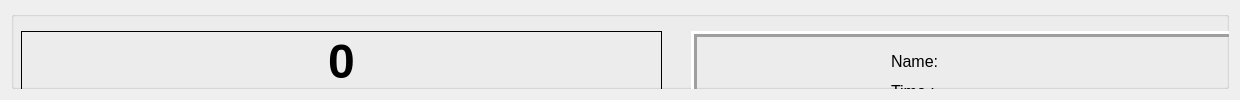
            <widget class="QWidget" name="page_1">
             <property name="minimumSize">
              <size>
               <width>1240</width>
               <height>0</height>
              </size>
             </property>
             <layout class="QHBoxLayout" name="horizontalLayout_3">
              <item>
               <widget class="QGroupBox" name="groupBox">
                <property name="title">
                 <string/>
                </property>
                <widget class="QCalendarWidget" name="calendarWidget">
                 <property name="geometry">
                  <rect>
                   <x>680</x>
                   <y>220</y>
                   <width>551</width>
                   <height>231</height>
                  </rect>
                 </property>
                 <property name="font">
                  <font>
                   <pointsize>6</pointsize>
                  </font>
                 </property>
                 <property name="styleSheet">
                  <string notr="true">
  /*Tool button styles */
QCalendarWidget QToolButton {


height:40px;
width:150px;
color:white;
font-size:10px;
icon-size:56px,56px;
background-color:rgb(204, 65, 68);



}



  /* header row */
QCalendarWidget  QWidget{

alternate-background-color:rgb(128,128,128)



}


  /*normal days */
QCalendarWidget QAbstractItemView:enabled {


font-size:18px;
color:rgb(180,180,180);
background-color:white;
selection-background-color:rgb(255, 69, 87);
selection-color:white;



}

  /*Tool button styles */
QCalendarWidget QToolButton {
 
 
height:25px;
width:150px;
color:white;
font-size:20px;
icon-size:20px,20px;
 
 
 
}
 
 
 
  /* header row */
QCalendarWidget  QWidget{
 
alternate-background-color:rgb(128,128,128)
 
 
 
}
 
 
  /*normal days */
QCalendarWidget QAbstractItemView:enabled {
 
 
font-size:14px;
color:rgb(180,180,180);
background-color:white;

 
 }
 </string>
                 </property>
                </widget>
                <widget class="QPushButton" name="btnFaceRec_2">
                 <property name="geometry">
                  <rect>
                   <x>160</x>
                   <y>700</y>
                   <width>291</width>
                   <height>51</height>
                  </rect>
                 </property>
                 <property name="font">
                  <font>
                   <family>Segoe UI</family>
                   <pointsize>14</pointsize>
                   <weight>75</weight>
                   <bold>true</bold>
                  </font>
                 </property>
                 <property name="styleSheet">
                  <string notr="true">QPushButton{
color:White;
border-radius: 50px;
background-color:rgb(204, 65, 68);
}</string>
                 </property>
                 <property name="text">
                  <string>VIEW ALL</string>
                 </property>
                </widget>
                <widget class="QTableWidget" name="tableWidget">
                 <property name="geometry">
                  <rect>
                   <x>10</x>
                   <y>140</y>
                   <width>621</width>
                   <height>541</height>
                  </rect>
                 </property>
                 <property name="styleSheet">
                  <string notr="true">QTableWidget {	
	background-color: rgb(247, 247, 247);
	padding: 10px;
	border-radius: 5px;
	gridline-color: rgb(44, 49, 60);
	border-bottom: 1px solid rgb(44, 49, 60);
}
QTableWidget::item{
	border-color: rgb(44, 49, 60);
	padding-left: 5px;
	padding-right: 5px;
	gridline-color: rgb(44, 49, 60);
}
QTableWidget::item:selected{
	background-color: rgb(85, 170, 255);
}
QScrollBar:horizontal {
    border: none;
    background: rgb(52, 59, 72);
    height: 14px;
    margin: 0px 21px 0 21px;
	border-radius: 0px;
}
 QScrollBar:vertical {
	border: none;
    background: rgb(52, 59, 72);
    width: 14px;
    margin: 21px 0 21px 0;
	border-radius: 0px;
 }
QHeaderView::section{
	Background-color: rgb(39, 44, 54);
	max-width: 30px;
	border: 1px solid rgb(44, 49, 60);
	border-style: none;
    border-bottom: 1px solid rgb(44, 49, 60);
    border-right: 1px solid rgb(44, 49, 60);
}
QTableWidget::horizontalHeader {	
	background-color: rgb(81, 255, 0);
}
QHeaderView::section:horizontal
{
	font: 75 10pt &quot;Segoe UI&quot;;
    border: 1px solid rgb(32, 34, 42);
	background-color: rgb(204, 65, 68);
	padding: 3px;
	color:white;
	border-top-left-radius: 7px;
    border-top-right-radius: 7px;
}
QHeaderView::section:vertical
{
    border: 1px solid rgb(44, 49, 60);
}
</string>
                 </property>
                 <column>
                  <property name="text">
                   <string>Name</string>
                  </property>
                 </column>
                 <column>
                  <property name="text">
                   <string>Time</string>
                  </property>
                 </column>
                 <column>
                  <property name="text">
                   <string>Date</string>
                  </property>
                 </column>
                 <column>
                  <property name="text">
                   <string>Match Score</string>
                  </property>
                 </column>
                 <column>
                  <property name="text">
                   <string>Type</string>
                  </property>
                 </column>
                 <column>
                  <property name="text">
                   <string>Entry</string>
                  </property>
                 </column>
                </widget>
                <widget class="QWidget" name="gridLayoutWidget_2">
                 <property name="geometry">
                  <rect>
                   <x>10</x>
                   <y>20</y>
                   <width>641</width>
                   <height>125</height>
                  </rect>
                 </property>
                 <layout class="QGridLayout" name="gridLayout_2">
                  <item row="0" column="0">
                   <widget class="QLabel" name="knownFaceNo">
                    <property name="font">
                     <font>
                      <family>Segoe UI</family>
                      <pointsize>36</pointsize>
                      <weight>75</weight>
                      <bold>true</bold>
                     </font>
                    </property>
                    <property name="frameShape">
                     <enum>QFrame::Box</enum>
                    </property>
                    <property name="frameShadow">
                     <enum>QFrame::Plain</enum>
                    </property>
                    <property name="text">
                     <string>0</string>
                    </property>
                    <property name="alignment">
                     <set>Qt::AlignCenter</set>
                    </property>
                   </widget>
                  </item>
                  <item row="1" column="0">
                   <widget class="QLabel" name="label_7">
                    <property name="font">
                     <font>
                      <family>Segoe UI</family>
                      <pointsize>14</pointsize>
                      <weight>75</weight>
                      <bold>true</bold>
                     </font>
                    </property>
                    <property name="frameShape">
                     <enum>QFrame::Box</enum>
                    </property>
                    <property name="text">
                     <string>KNOWN FACE DETECTED</string>
                    </property>
                    <property name="alignment">
                     <set>Qt::AlignCenter</set>
                    </property>
                   </widget>
                  </item>
                 </layout>
                </widget>
                <widget class="QFrame" name="frame_6">
                 <property name="geometry">
                  <rect>
                   <x>680</x>
                   <y>20</y>
                   <width>551</width>
                   <height>191</height>
                  </rect>
                 </property>
                 <property name="frameShape">
                  <enum>QFrame::Box</enum>
                 </property>
                 <property name="frameShadow">
                  <enum>QFrame::Raised</enum>
                 </property>
                 <property name="lineWidth">
                  <number>3</number>
                 </property>
                 <widget class="QLabel" name="detectedFace">
                  <property name="geometry">
                   <rect>
                    <x>30</x>
                    <y>30</y>
                    <width>161</width>
                    <height>141</height>
                   </rect>
                  </property>
                  <property name="text">
                   <string/>
                  </property>
                 </widget>
                 <widget class="QLabel" name="label_8">
                  <property name="geometry">
                   <rect>
                    <x>200</x>
                    <y>20</y>
                    <width>51</width>
                    <height>21</height>
                   </rect>
                  </property>
                  <property name="font">
                   <font>
                    <pointsize>12</pointsize>
                   </font>
                  </property>
                  <property name="text">
                   <string>Name: </string>
                  </property>
                 </widget>
                 <widget class="QLabel" name="label_9">
                  <property name="geometry">
                   <rect>
                    <x>200</x>
                    <y>50</y>
                    <width>51</width>
                    <height>21</height>
                   </rect>
                  </property>
                  <property name="font">
                   <font>
                    <pointsize>12</pointsize>
                   </font>
                  </property>
                  <property name="text">
                   <string>Time :</string>
                  </property>
                 </widget>
                 <widget class="QLabel" name="label_11">
                  <property name="geometry">
                   <rect>
                    <x>200</x>
                    <y>80</y>
                    <width>51</width>
                    <height>21</height>
                   </rect>
                  </property>
                  <property name="font">
                   <font>
                    <pointsize>12</pointsize>
                   </font>
                  </property>
                  <property name="text">
                   <string>Type :</string>
                  </property>
                 </widget>
                 <widget class="QLabel" name="label_24">
                  <property name="geometry">
                   <rect>
                    <x>200</x>
                    <y>110</y>
                    <width>51</width>
                    <height>21</height>
                   </rect>
                  </property>
                  <property name="font">
                   <font>
                    <pointsize>12</pointsize>
                   </font>
                  </property>
                  <property name="text">
                   <string>Date :</string>
                  </property>
                 </widget>
                 <widget class="QLabel" name="detectedName">
                  <property name="geometry">
                   <rect>
                    <x>260</x>
                    <y>20</y>
                    <width>271</width>
                    <height>21</height>
                   </rect>
                  </property>
                  <property name="font">
                   <font>
                    <pointsize>12</pointsize>
                   </font>
                  </property>
                  <property name="text">
                   <string/>
                  </property>
                 </widget>
                 <widget class="QLabel" name="detectedTime">
                  <property name="geometry">
                   <rect>
                    <x>260</x>
                    <y>50</y>
                    <width>271</width>
                    <height>21</height>
                   </rect>
                  </property>
                  <property name="font">
                   <font>
                    <pointsize>12</pointsize>
                   </font>
                  </property>
                  <property name="text">
                   <string/>
                  </property>
                 </widget>
                 <widget class="QLabel" name="DetectedType">
                  <property name="geometry">
                   <rect>
                    <x>260</x>
                    <y>80</y>
                    <width>271</width>
                    <height>21</height>
                   </rect>
                  </property>
                  <property name="font">
                   <font>
                    <pointsize>12</pointsize>
                   </font>
                  </property>
                  <property name="text">
                   <string/>
                  </property>
                 </widget>
                 <widget class="QLabel" name="detectedDate">
                  <property name="geometry">
                   <rect>
                    <x>260</x>
                    <y>110</y>
                    <width>211</width>
                    <height>21</height>
                   </rect>
                  </property>
                  <property name="font">
                   <font>
                    <pointsize>12</pointsize>
                   </font>
                  </property>
                  <property name="text">
                   <string/>
                  </property>
                 </widget>
                 <widget class="QLabel" name="pointEntry">
                  <property name="geometry">
                   <rect>
                    <x>260</x>
                    <y>150</y>
                    <width>201</width>
                    <height>21</height>
                   </rect>
                  </property>
                  <property name="font">
                   <font>
                    <pointsize>12</pointsize>
                   </font>
                  </property>
                  <property name="text">
                   <string/>
                  </property>
                 </widget>
                 <widget class="QLabel" name="label_43">
                  <property name="geometry">
                   <rect>
                    <x>200</x>
                    <y>150</y>
                    <width>51</width>
                    <height>21</height>
                   </rect>
                  </property>
                  <property name="font">
                   <font>
                    <pointsize>12</pointsize>
                   </font>
                  </property>
                  <property name="text">
                   <string>Entry:</string>
                  </property>
                 </widget>
                </widget>
                <widget class="QFrame" name="frame_14">
                 <property name="geometry">
                  <rect>
                   <x>680</x>
                   <y>470</y>
                   <width>561</width>
                   <height>191</height>
                  </rect>
                 </property>
                 <property name="frameShape">
                  <enum>QFrame::Box</enum>
                 </property>
                 <property name="frameShadow">
                  <enum>QFrame::Raised</enum>
                 </property>
                 <property name="lineWidth">
                  <number>3</number>
                 </property>
                 <widget class="QFrame" name="frame_5">
                  <property name="geometry">
                   <rect>
                    <x>20</x>
                    <y>30</y>
                    <width>191</width>
                    <height>41</height>
                   </rect>
                  </property>
                  <property name="styleSheet">
                   <string notr="true">background-color:rgb(204, 65, 68);
border-radius:10px;</string>
                  </property>
                  <property name="frameShape">
                   <enum>QFrame::StyledPanel</enum>
                  </property>
                  <property name="frameShadow">
                   <enum>QFrame::Raised</enum>
                  </property>
                  <widget class="QCheckBox" name="videorecord">
                   <property name="geometry">
                    <rect>
                     <x>0</x>
                     <y>10</y>
                     <width>181</width>
                     <height>21</height>
                    </rect>
                   </property>
                   <property name="font">
                    <font>
                     <family>Segoe UI</family>
                     <pointsize>12</pointsize>
                     <weight>75</weight>
                     <bold>true</bold>
                    </font>
                   </property>
                   <property name="styleSheet">
                    <string notr="true">QCheckBox{
color:white;}
QCheckBox::indicator{
                               width :30px;
                               height :30px;

                               }
                               QCheckBox::indicator:unchecked:pressed
                               {
                               background-color : green;
                               }
</string>
                   </property>
                   <property name="text">
                    <string>VIDEO RECORD</string>
                   </property>
                  </widget>
                 </widget>
                 <widget class="QPushButton" name="btnFaceRec">
                  <property name="geometry">
                   <rect>
                    <x>130</x>
                    <y>90</y>
                    <width>321</width>
                    <height>81</height>
                   </rect>
                  </property>
                  <property name="font">
                   <font>
                    <family>Segoe UI</family>
                    <pointsize>18</pointsize>
                    <weight>75</weight>
                    <bold>true</bold>
                   </font>
                  </property>
                  <property name="styleSheet">
                   <string notr="true">QPushButton {
	border: 2px solid rgb(52, 59, 72);
	border-radius: 5px;	
	background-color:rgb(204, 65, 68);
	color:white;
}
QPushButton:hover {
	background-color: rgb(204, 35, 72);
	border: 2px solid rgb(61, 70, 86);
}
QPushButton:pressed {	
	background-color: rgb(35, 40, 49);
	border: 2px solid rgb(43, 50, 61);
}</string>
                  </property>
                  <property name="text">
                   <string>START RECOGNITION</string>
                  </property>
                 </widget>
                 <widget class="QFrame" name="frame_11">
                  <property name="geometry">
                   <rect>
                    <x>220</x>
                    <y>30</y>
                    <width>331</width>
                    <height>41</height>
                   </rect>
                  </property>
                  <property name="styleSheet">
                   <string notr="true">background-color:rgb(204, 65, 68);
border-radius:10px;</string>
                  </property>
                  <property name="frameShape">
                   <enum>QFrame::StyledPanel</enum>
                  </property>
                  <property name="frameShadow">
                   <enum>QFrame::Raised</enum>
                  </property>
                  <widget class="QCheckBox" name="unauthorizedNotif">
                   <property name="geometry">
                    <rect>
                     <x>10</x>
                     <y>10</y>
                     <width>311</width>
                     <height>21</height>
                    </rect>
                   </property>
                   <property name="font">
                    <font>
                     <family>Segoe UI</family>
                     <pointsize>11</pointsize>
                     <weight>75</weight>
                     <bold>true</bold>
                    </font>
                   </property>
                   <property name="styleSheet">
                    <string notr="true">QCheckBox{
color:white;}
QCheckBox::indicator{
                               width :30px;
                               height :30px;

                               }
                               QCheckBox::indicator:unchecked:pressed
                               {
                               background-color : green;
                               }
</string>
                   </property>
                   <property name="text">
                    <string>ALERT UNAUTHORIZED ENTRY</string>
                   </property>
                   <property name="checked">
                    <bool>false</bool>
                   </property>
                  </widget>
                 </widget>
                </widget>
                <widget class="QLabel" name="label_35">
                 <property name="geometry">
                  <rect>
                   <x>780</x>
                   <y>750</y>
                   <width>851</width>
                   <height>21</height>
                  </rect>
                 </property>
                 <property name="font">
                  <font>
                   <family>Segoe UI</family>
                   <pointsize>12</pointsize>
                  </font>
                 </property>
                 <property name="styleSheet">
                  <string notr="true">color: rgb(154, 154, 154)</string>
                 </property>
                 <property name="text">
                  <string>Developed by : Ronald Dale Fuentebella &amp; Joshua Z. Habil</string>
                 </property>
                </widget>
                <zorder>frame_14</zorder>
                <zorder>calendarWidget</zorder>
                <zorder>btnFaceRec_2</zorder>
                <zorder>tableWidget</zorder>
                <zorder>gridLayoutWidget_2</zorder>
                <zorder>frame_6</zorder>
                <zorder>label_35</zorder>
               </widget>
              </item>
             </layout>
            </widget>
